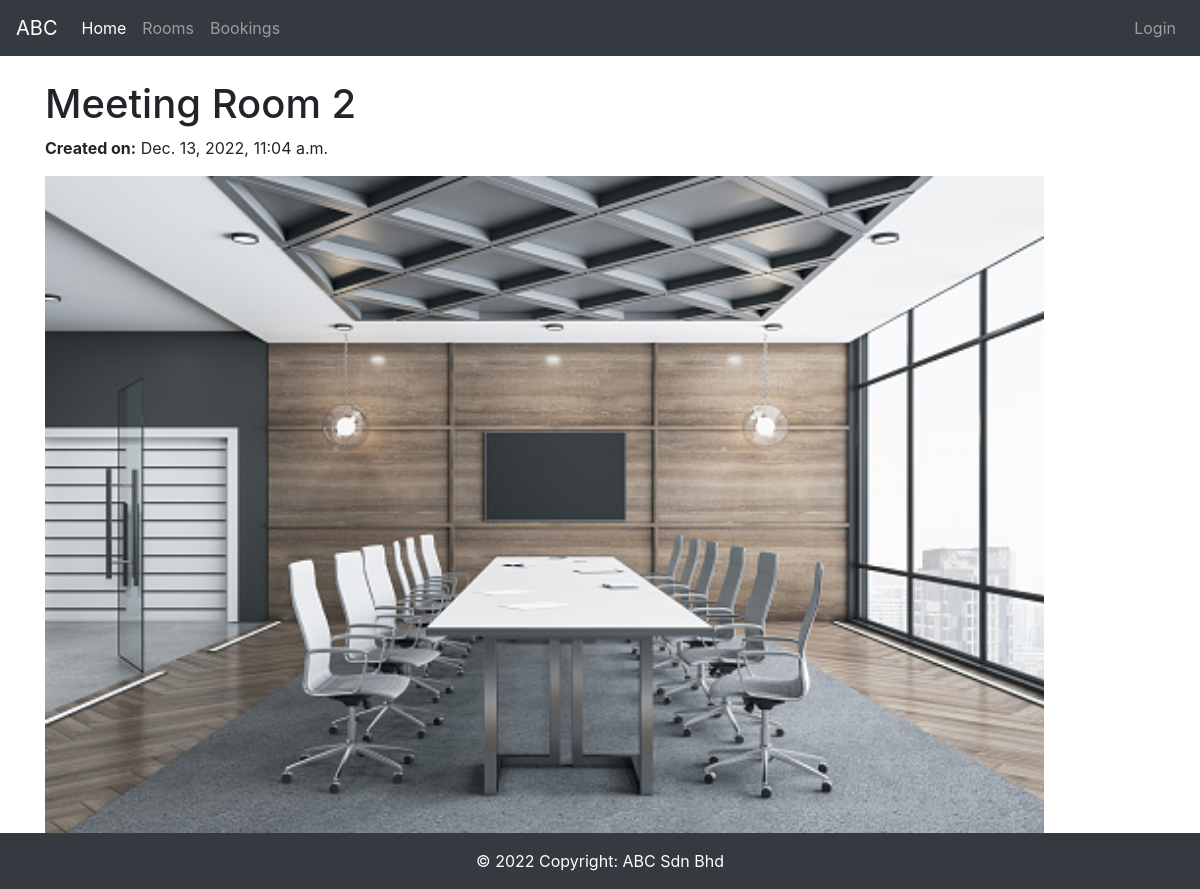
The page /roombooking/room/2 on the database its author committed.
### roombooking/models.py (models this page shows, shortened)
class Room(models.Model):
    name = models.CharField(max_length=255)
    room_pic = models.ImageField(upload_to="images/", null=True)
    dateadded = models.DateTimeField(auto_now_add=True)
    def get_picture_url(self):
        if self.room_pic:
            return 'http://127.0.0.1:8000/' + self.room_pic.url
        return ''

### roombooking/views.py (the view)
# urls.py: path('room/<int:pk>', views.RoomDetailView.as_view(), name='room-detail'),
class RoomDetailView(generic.DetailView):
    model = Room

### roombooking/templates/roombooking/room_detail.html (shortened to what this page needs)
{% extends "base_generic.html" %}
{% block content %}
<div class="">
  <h1>{{ room.name }}</h1>
  <p><strong>Created on:</strong> {{ room.dateadded }}</p>
  <img src="{{ room.get_picture_url }}" alt="roompicture" width="90%">
</div>
{% endblock %}

### rows shown on the page
Room: name "Meeting Room 2", dateadded "Dec. 13, 2022, 11:04 a.m.", get_picture_url (picture)
